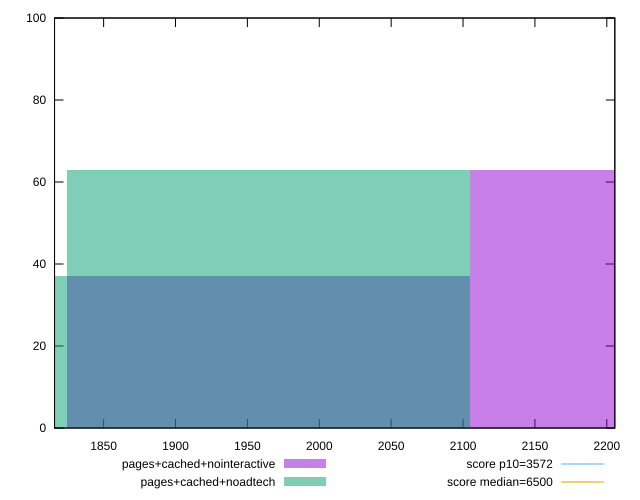

Generate this figure with gnuplot:
reset

$pagesCachedNointeractive <<EOF
1964.60460554535 37
2245.262406337543 63
EOF

$pagesCachedNoadtech <<EOF
1964.60460554535 63
1683.9468047531573 37
EOF

set key outside below
set boxwidth 280.65780079219286
set xrange [1815.857:2205.583]
set yrange [0:100]
set style fill transparent solid 0.5 noborder

set parametric
set terminal svg size 640, 500 enhanced background rgb 'white'
set output "report_00007_2020-12-11T15:55:29.892Z/first-cpu-idle/comparison/histogram/3_vs_4.svg"

plot $pagesCachedNointeractive title "pages+cached+nointeractive" with boxes, \
     $pagesCachedNoadtech title "pages+cached+noadtech" with boxes, \
     3572,t title "score p10=3572", \
     6500,t title "score median=6500"

reset
